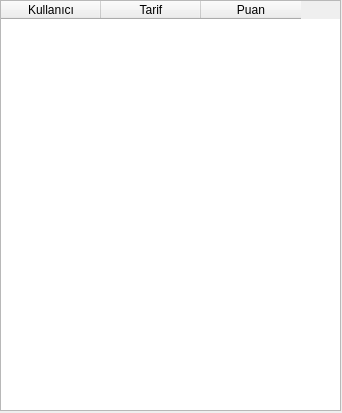
<?xml version="1.0" encoding="UTF-8"?>
<ui version="4.0">
 <class>Form</class>
 <widget class="QWidget" name="Form">
  <property name="geometry">
   <rect>
    <x>0</x>
    <y>0</y>
    <width>342</width>
    <height>413</height>
   </rect>
  </property>
  <property name="windowTitle">
   <string>Form</string>
  </property>
  <widget class="QTableWidget" name="tableWidget">
   <property name="geometry">
    <rect>
     <x>0</x>
     <y>0</y>
     <width>341</width>
     <height>411</height>
    </rect>
   </property>
   <column>
    <property name="text">
     <string>Kullanıcı</string>
    </property>
   </column>
   <column>
    <property name="text">
     <string>Tarif</string>
    </property>
   </column>
   <column>
    <property name="text">
     <string>Puan</string>
    </property>
   </column>
  </widget>
 </widget>
 <resources/>
 <connections/>
</ui>
